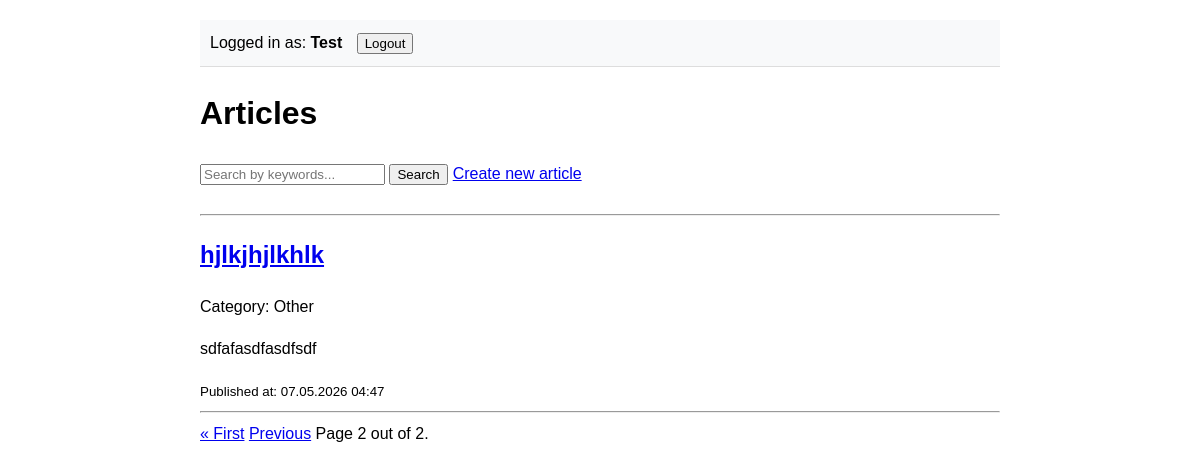
The page /articles/?page=2 (signed in) on the database its author committed.
### blog/models.py (models this page shows, shortened)
class Article(models.Model):
    id = models.AutoField(primary_key=True)
    title = models.CharField(max_length=255)
    content = models.TextField()
    publish_date = models.DateTimeField(auto_now_add=True)
    category = models.ForeignKey(
        Category, on_delete=models.CASCADE, related_name="articles"
    )

class Category(models.Model):
    id = models.AutoField(primary_key=True)
    name = models.CharField(max_length=255)
    description = models.TextField()

### blog/views.py (the view)
# urls.py: path("articles/", views.articles_list, name="article_list"),
def articles_list(request):
    query = request.GET.get("q")
    if query:
        articles = Article.objects.filter(title__icontains=query)
    else:
        articles = Article.objects.all()
    paginator = Paginator(articles, 5)
    page_number = request.GET.get("page")
    page_obj = paginator.get_page(page_number)
    return render(request, "list.html", {"page_obj": page_obj})

### blog/templates/list.html (shortened to what this page needs)
{% extends 'base.html' %}
{% block content %}
<h1>Articles</h1>
<div style="display: flex; gap: 5px;">
  <form
    method="GET"
    action="{% url 'article_list' %}"
    style="margin-bottom: 20px"
  >
    <input
      type="text"
      name="q"
      placeholder="Search by keywords..."
      value="{{ request.GET.q }}"
    />
    <button type="submit">Search</button>
  </form>
  {% if user.is_authenticated %}
      <a href="{% url 'article_create' %}">Create new article</a>
  {% endif %}
</div>
<hr />
<div class="articles">
  {% for article in page_obj %}
  <article>
    <h2><a href="{% url 'article_details' article.id %}">{{ article.title }}</a></h2>
    <p>Category: {{ article.category.name }}</p>
    <p>{{ article.content|truncatewords:30 }}</p>
    <small>Published at: {{ article.publish_date|date:"d.m.Y H:i" }}</small>
  </article>
  <hr />
  {% empty %}
  <p>No articles found!.</p>
  {% endfor %}
</div>
<div class="pagination">
  <span class="step-links">
    {% if page_obj.has_previous %}
    <a href="?page=1{% if request.GET.q %}&q={{ request.GET.q }}{% endif %}"
      >&laquo; First</a
    >
    <a
      href="?page={{ page_obj.previous_page_number }}{% if request.GET.q %}&q={{ request.GET.q }}{% endif %}"
      >Previous</a
    >
    {% endif %}
    <span class="current">
      Page {{ page_obj.number }} out of {{ page_obj.paginator.num_pages }}.
    </span>
  </span>
</div>
{% endblock %}

### blog/templates/base.html (shortened to what this page needs)
<!doctype html>
<html lang="en">
  <head>
  </head>
  <body>
    <header class="header">
      {% if user.is_authenticated %}
        <span>
          Logged in as: <strong>{{user.username}}</strong>
        </span>
        <form action="{% url 'logout' %}" method="post" style="display: inline; margin-left: 10px;">
          <button type="submit">Logout</button>
        </form>
      {% else %}
      <a href="{% url 'login' %}">Login</a> |
      <a href="{% url 'signup' %}">Sign Up</a>
      {% endif %}
    </header>
    <main>{% block content %} {% endblock %}</main>
  </body>
</html>

### blog/templates/base.html (style rules this page uses)
body { font-family: sans-serif; line-height: 1.6; max-width: 800px; margin: 0 auto; padding: 20px; }
button { cursor: pointer; }
.header { background: #f8f9fa; padding: 10px; margin-bottom: 20px; border-bottom: 1px solid #ddd; }

### rows shown on the page
Article: title "hjlkjhjlkhlk", category.name "Other", content "sdfafasdfasdfsdf", publish_date "07.05.2026 04:47"

### other values the page prints
{{ user.username }} "Test"
{{ page_obj.number }} "2"
{{ page_obj.paginator.num_pages }} "2"
